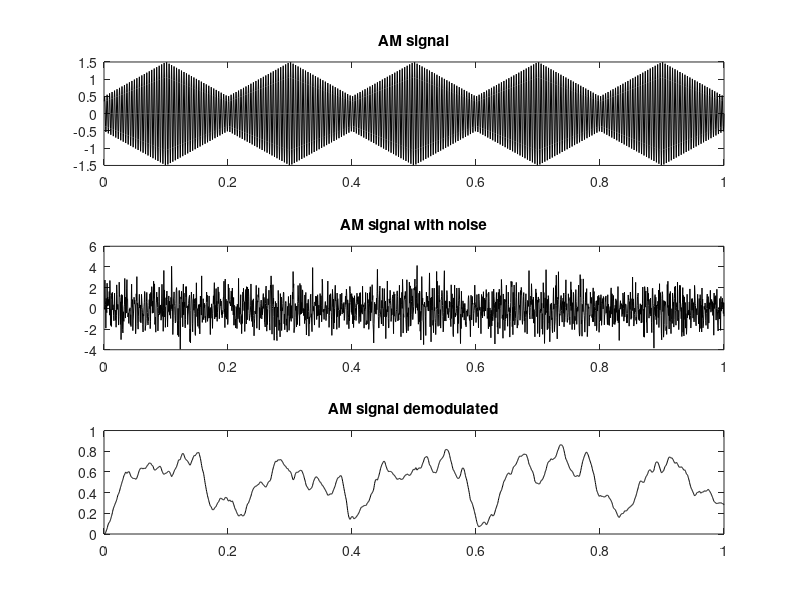

Write the MATLAB code that produced this figure.
 %--------------------------------------------------------------------------
 %               DSP Modulations
 %
 %               Polo, Franco
 %
 %               2017
 %
 %               AM - AMplitude Modulation
 %               
 %--------------------------------------------------------------------------
 %
pkg load control;
pkg load signal;
clear all;
clc;
close all;
%
fs = 2000;                              % Sampling frequency
f = 5;                                  % Signal frequency
fc = 250;                               % Carrier frequency
N = 2000;                               % Use 1 sec of data
t = (1:N)/fs;                           % Time axis for plotting
wn = .02;                               % PSD lowpass filter cut - off frequency
[b,a] = butter(2,wn);                   % Design lowpass filter
% Generate AM signal
w = (1:N)* 2*pi*fc/fs;                  % Carrier frequency = 250 Hz
w1 = (1:N)*2*pi*f/fs;                   % Signal frequency = 5 Hz
vc = sin(w);                            % Define carrier
vsig = sawtooth(w1,.5);                 % Define signal
vm = (1 + .5 * vsig) .* vc;             % Create modulated signal with a Modulation constant = 0.5
subplot(3,1,1);
plot(t,vm,'k');                         % Plot AM Signal....axis, label,title.......
title('AM signal')
% Add noise with 3.16 times power (10 db) of signal for SNR of -10 db
noise = randn(1,N);
scale = (var(vsig)/var(noise)) * 3.16;
vm = vm + noise * scale;                % Add noise to modulated signal
subplot(3,1,2);
plot(t,vm,'k');                         % Plot AM signal..axis, label,title.......
title('AM signal with noise')
% Phase sensitive detection
ishift = fix(.125 * fs/fc);             % Shift carrier by 1/4
vc = [vc(ishift:N) vc(1:ishift-1)];     % period (45 deg) using periodic shift
v1 = vc .* vm;                          % Multiplier
vout = filter(b,a,v1);                  % Apply lowpass filter
subplot(3,1,3);
plot(t,vout,'k');                       % Plot AM Signal
title('AM signal demodulated')
